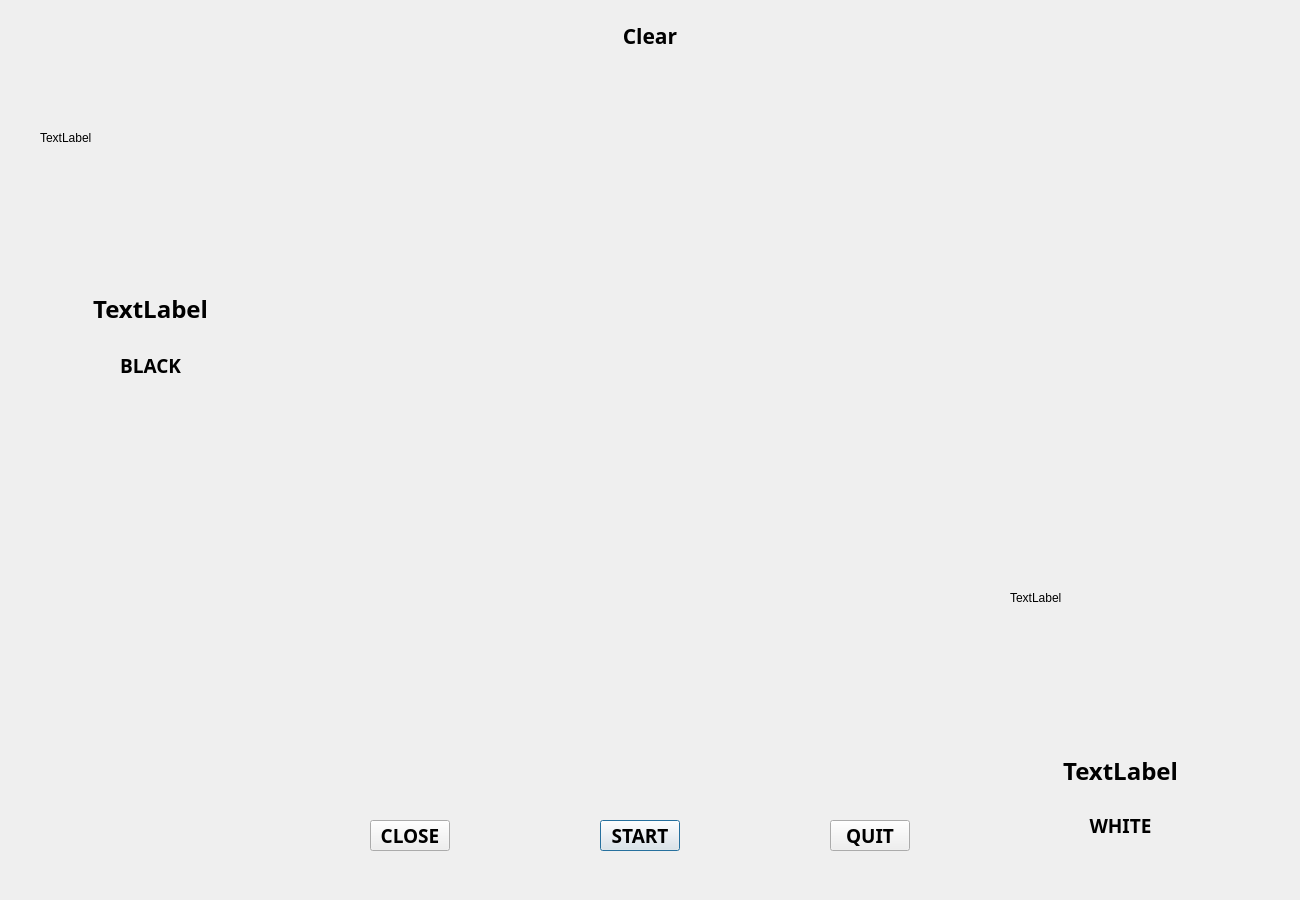
<?xml version="1.0" encoding="UTF-8"?>
<ui version="4.0">
 <class>ChessDialog</class>
 <widget class="QDialog" name="ChessDialog">
  <property name="geometry">
   <rect>
    <x>0</x>
    <y>0</y>
    <width>1300</width>
    <height>900</height>
   </rect>
  </property>
  <property name="windowTitle">
   <string>Dialog</string>
  </property>
  <property name="styleSheet">
   <string notr="true">#ChessDialog{
border-image:url(D:/cpp/Qt/build-Gomoku-Desktop_Qt_5_6_1_MinGW_32bit-Debug/ChessC.jpg);}
#ChessDialog *{border-image:url();}</string>
  </property>
  <property name="modal">
   <bool>true</bool>
  </property>
  <widget class="QPushButton" name="pushButton">
   <property name="geometry">
    <rect>
     <x>600</x>
     <y>820</y>
     <width>80</width>
     <height>31</height>
    </rect>
   </property>
   <property name="font">
    <font>
     <family>Adobe Arabic</family>
     <pointsize>14</pointsize>
     <weight>75</weight>
     <bold>true</bold>
    </font>
   </property>
   <property name="text">
    <string>START</string>
   </property>
  </widget>
  <widget class="QPushButton" name="pushButton_3">
   <property name="geometry">
    <rect>
     <x>830</x>
     <y>820</y>
     <width>80</width>
     <height>31</height>
    </rect>
   </property>
   <property name="font">
    <font>
     <family>Adobe Arabic</family>
     <pointsize>14</pointsize>
     <weight>75</weight>
     <bold>true</bold>
    </font>
   </property>
   <property name="text">
    <string>QUIT</string>
   </property>
  </widget>
  <widget class="QPushButton" name="pushButton_2">
   <property name="geometry">
    <rect>
     <x>370</x>
     <y>820</y>
     <width>80</width>
     <height>31</height>
    </rect>
   </property>
   <property name="font">
    <font>
     <family>Adobe Arabic</family>
     <pointsize>14</pointsize>
     <weight>75</weight>
     <bold>true</bold>
    </font>
   </property>
   <property name="text">
    <string>CLOSE</string>
   </property>
  </widget>
  <widget class="QLabel" name="black_po">
   <property name="geometry">
    <rect>
     <x>40</x>
     <y>10</y>
     <width>256</width>
     <height>256</height>
    </rect>
   </property>
   <property name="text">
    <string>TextLabel</string>
   </property>
  </widget>
  <widget class="QLabel" name="black_name">
   <property name="geometry">
    <rect>
     <x>20</x>
     <y>288</y>
     <width>261</width>
     <height>41</height>
    </rect>
   </property>
   <property name="font">
    <font>
     <family>Adobe Arabic</family>
     <pointsize>18</pointsize>
     <weight>75</weight>
     <bold>true</bold>
    </font>
   </property>
   <property name="text">
    <string>TextLabel</string>
   </property>
   <property name="alignment">
    <set>Qt::AlignCenter</set>
   </property>
  </widget>
  <widget class="QLabel" name="white_po">
   <property name="geometry">
    <rect>
     <x>1010</x>
     <y>470</y>
     <width>256</width>
     <height>256</height>
    </rect>
   </property>
   <property name="text">
    <string>TextLabel</string>
   </property>
  </widget>
  <widget class="QLabel" name="white_name">
   <property name="geometry">
    <rect>
     <x>990</x>
     <y>750</y>
     <width>261</width>
     <height>41</height>
    </rect>
   </property>
   <property name="font">
    <font>
     <family>Adobe Arabic</family>
     <pointsize>18</pointsize>
     <weight>75</weight>
     <bold>true</bold>
    </font>
   </property>
   <property name="text">
    <string>TextLabel</string>
   </property>
   <property name="alignment">
    <set>Qt::AlignCenter</set>
   </property>
  </widget>
  <widget class="QLabel" name="black_turn">
   <property name="geometry">
    <rect>
     <x>20</x>
     <y>350</y>
     <width>261</width>
     <height>31</height>
    </rect>
   </property>
   <property name="font">
    <font>
     <family>Adobe Arabic</family>
     <pointsize>14</pointsize>
     <weight>75</weight>
     <bold>true</bold>
    </font>
   </property>
   <property name="text">
    <string>BLACK</string>
   </property>
   <property name="alignment">
    <set>Qt::AlignCenter</set>
   </property>
  </widget>
  <widget class="QLabel" name="white_name_2">
   <property name="geometry">
    <rect>
     <x>990</x>
     <y>810</y>
     <width>261</width>
     <height>31</height>
    </rect>
   </property>
   <property name="font">
    <font>
     <family>Adobe Arabic</family>
     <pointsize>14</pointsize>
     <weight>75</weight>
     <bold>true</bold>
    </font>
   </property>
   <property name="text">
    <string>WHITE</string>
   </property>
   <property name="alignment">
    <set>Qt::AlignCenter</set>
   </property>
  </widget>
  <widget class="QLabel" name="show_turn">
   <property name="geometry">
    <rect>
     <x>600</x>
     <y>758</y>
     <width>71</width>
     <height>41</height>
    </rect>
   </property>
   <property name="font">
    <font>
     <family>Adobe Arabic</family>
     <pointsize>14</pointsize>
     <weight>75</weight>
     <bold>true</bold>
    </font>
   </property>
   <property name="text">
    <string/>
   </property>
  </widget>
  <widget class="QPushButton" name="pushButton_4">
   <property name="geometry">
    <rect>
     <x>600</x>
     <y>20</y>
     <width>100</width>
     <height>31</height>
    </rect>
   </property>
   <property name="font">
    <font>
     <family>Adobe Arabic</family>
     <pointsize>16</pointsize>
     <weight>75</weight>
     <bold>true</bold>
    </font>
   </property>
   <property name="text">
    <string>Clear</string>
   </property>
   <property name="flat">
    <bool>true</bool>
   </property>
  </widget>
 </widget>
 <resources/>
 <connections>
  <connection>
   <sender>pushButton_2</sender>
   <signal>clicked()</signal>
   <receiver>ChessDialog</receiver>
   <slot>close()</slot>
   <hints>
    <hint type="sourcelabel">
     <x>183</x>
     <y>650</y>
    </hint>
    <hint type="destinationlabel">
     <x>95</x>
     <y>642</y>
    </hint>
   </hints>
  </connection>
 </connections>
</ui>
